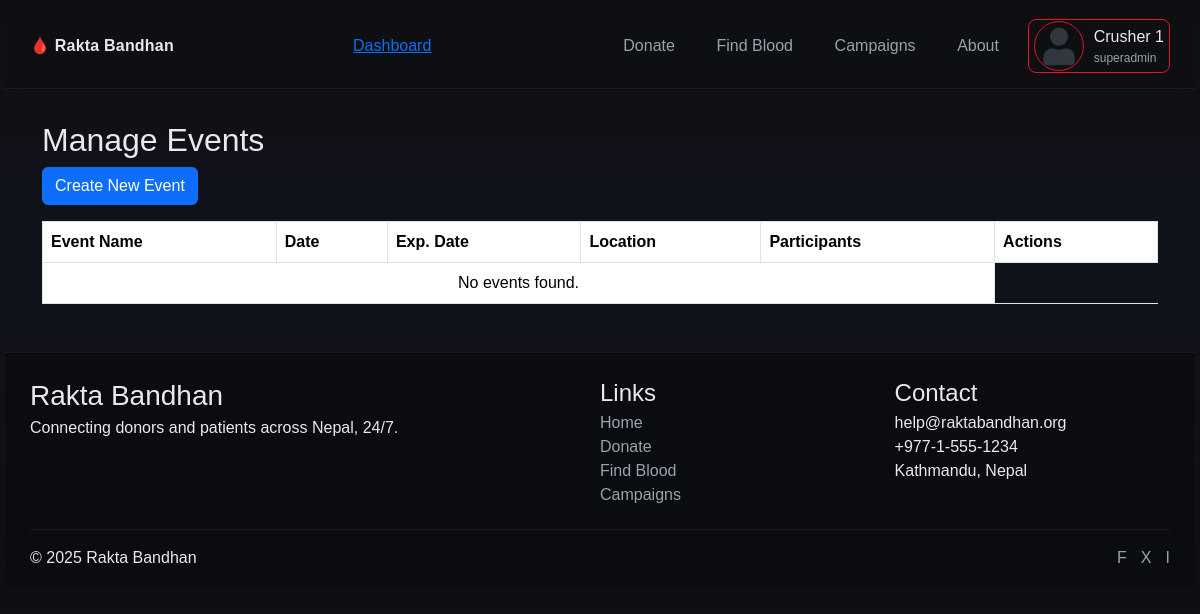
Page /admin/events (signed in) on the earlier database version.
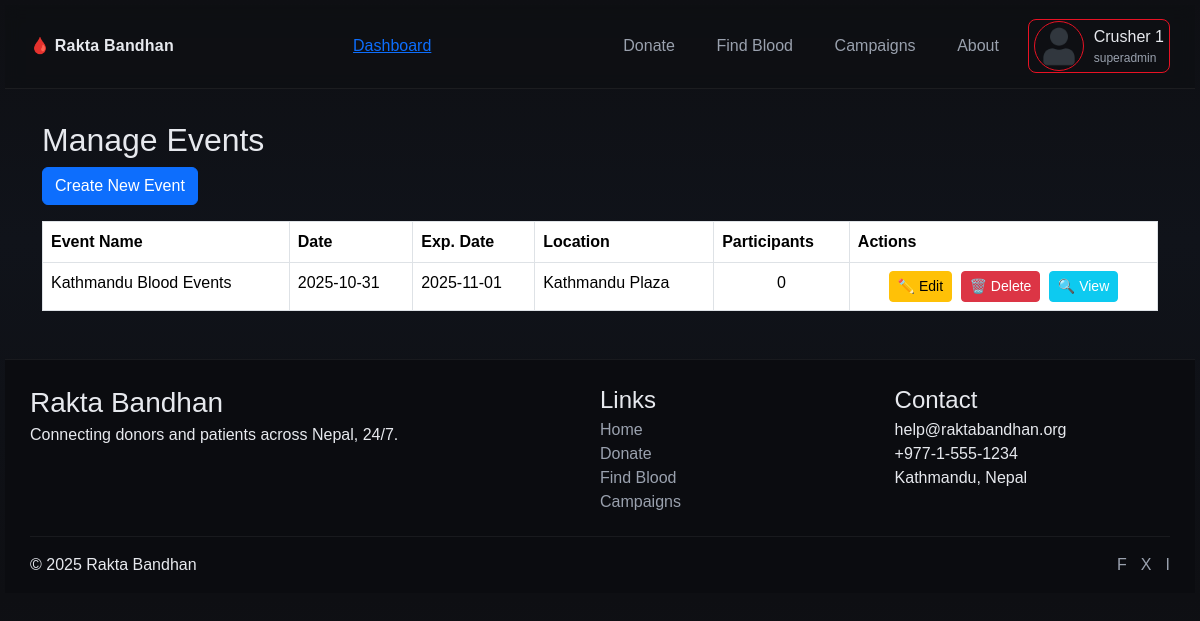
Same page on the later database version.
### models.py (models this page shows)
class Campaign(db.Model):
    __tablename__ = "campaigns"
    id = db.Column(db.Integer, primary_key=True)
    title = db.Column(db.String(100), nullable=False)
    camp_img = db.Column(db.String(255), nullable=True)
    location = db.Column(db.String(100), nullable=False)
    date = db.Column(db.Date, nullable=False)
    exp_date = db.Column(db.Date, nullable=False)
    organizer = db.Column(db.String(100), nullable=True)
    description = db.Column(db.Text, nullable=True)
    participants = db.relationship("Participant", backref="event", lazy=True, cascade="all, delete-orphan")

### routes/dashboard_routes.py (the view)
@app.route("/admin/events")
@login_required
def admin_events():
    if current_user.role not in ["admin", "superadmin"]:
        return render_template("error/403.html"), 403
    events = Campaign.query.all()
    participant_count = sum(len(event.participants) for event in events)
    return render_template("admin/events/manage_events.html", events=events, participant_count=participant_count)

### app.py (called while the page is built)
@login_manager.user_loader
def load_user(user_id):
    if not user_id or user_id == "None":
        return None
    return User.query.get(int(user_id))

@app.context_processor
def inject_name():
    if current_user.is_authenticated:
        role = current_user.role.capitalize()
        return dict(name=f"{current_user.username} ({role})")
    return dict(name="")

@app.context_processor
def utility_processor():
    return dict(flash_categories=flash_categories)

### templates/admin/events/manage_events.html
{% extends 'base.html' %}
{% block content %}
<div class="mt-4">
    <h2>Manage Events</h2>
    <div class="mb-3">
        <a href="{{ url_for('add_campaign') }}" class="btn btn-primary">Create New Event</a>
    </div>
    <table class="table table-bordered">
        <thead>
            <tr>
                <th>Event Name</th>
                <th>Date</th>
                <th>Exp. Date</th>
                <th>Location</th>
                <th>Participants</th>
                <th>Actions</th>
            </tr>
        </thead>
        <tbody>
            {% if events %}
            {% for event in events %}
            <tr>
                <td>{{ event.title }}</td>
                <td>{{ event.date }}</td>
                <td>{{ event.exp_date }}</td>
                <td>{{ event.location }}</td>
                <td class="text-center ">{{ event.participants | length }}</td>
                <td class="text-center">
                    <a href="{{ url_for('admin_edit_event', event_id=event.id) }}" class="btn btn-sm btn-warning me-1">✏️ Edit</a>
                    <a href="{{ url_for('admin_delete_event', event_id=event.id) }}"
                        class="btn btn-sm btn-danger me-1"
                        onclick="return confirm('Delete this event?');">🗑️ Delete</a>
                    <a href="{{ url_for('admin_event_detail', event_id=event.id) }}" class="btn btn-sm btn-info text-white">🔍 View</a>
                </td>
            </tr>
            {% endfor %}
            {% else %}
            <tr>
                <td colspan="5" class="text-center">No events found.</td>
            </tr>
            {% endif %}
        </tbody>
    </table>
</div>
{% endblock %}

Differences in the rows shown:
added Campaign: title "Kathmandu Blood Events", date "2025-10-31", exp_date "2025-11-01", location "Kathmandu Plaza", participants|length "0"
Other differences:
text no longer shown: "No events found."
